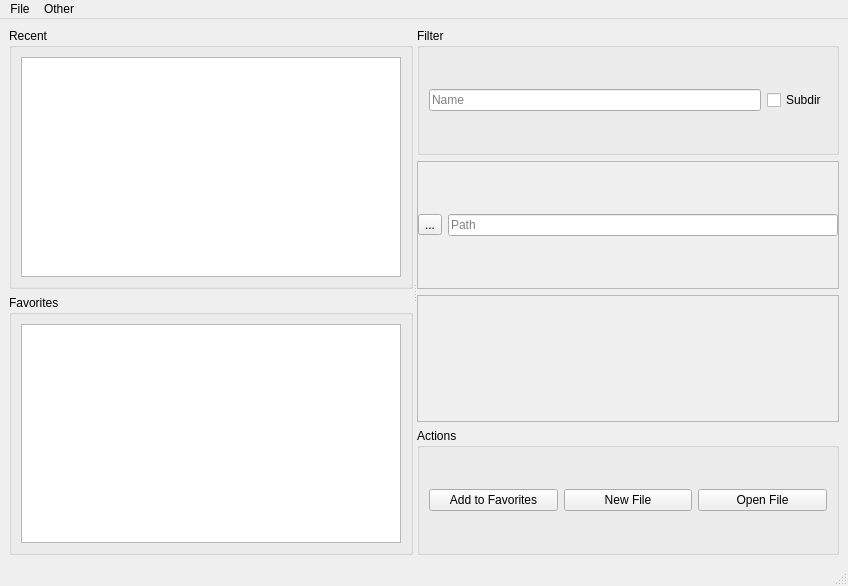
<?xml version="1.0" encoding="UTF-8"?>
<ui version="4.0">
 <class>MainWindow</class>
 <widget class="QMainWindow" name="MainWindow">
  <property name="geometry">
   <rect>
    <x>0</x>
    <y>0</y>
    <width>848</width>
    <height>586</height>
   </rect>
  </property>
  <property name="windowTitle">
   <string>MainWindow</string>
  </property>
  <widget class="QWidget" name="centralwidget">
   <layout class="QHBoxLayout" name="horizontalLayout_5">
    <item>
     <widget class="QSplitter" name="splitter">
      <property name="orientation">
       <enum>Qt::Orientation::Horizontal</enum>
      </property>
      <widget class="QWidget" name="layoutWidget">
       <layout class="QVBoxLayout" name="verticalLayout_4">
        <item>
         <widget class="QGroupBox" name="groupBox_3">
          <property name="title">
           <string>Recent</string>
          </property>
          <layout class="QVBoxLayout" name="verticalLayout_3">
           <item>
            <widget class="QListWidget" name="recent_list"/>
           </item>
          </layout>
         </widget>
        </item>
        <item>
         <widget class="QGroupBox" name="groupBox">
          <property name="title">
           <string>Favorites</string>
          </property>
          <layout class="QVBoxLayout" name="verticalLayout">
           <item>
            <widget class="QListWidget" name="favorites_list"/>
           </item>
          </layout>
         </widget>
        </item>
       </layout>
      </widget>
      <widget class="QWidget" name="layoutWidget">
       <layout class="QVBoxLayout" name="verticalLayout_2">
        <item>
         <widget class="QGroupBox" name="groupBox_4">
          <property name="title">
           <string>Filter</string>
          </property>
          <layout class="QHBoxLayout" name="horizontalLayout_3">
           <item>
            <widget class="QLineEdit" name="filter">
             <property name="placeholderText">
              <string>Name</string>
             </property>
            </widget>
           </item>
           <item>
            <widget class="QCheckBox" name="subdir">
             <property name="text">
              <string>Subdir</string>
             </property>
            </widget>
           </item>
          </layout>
         </widget>
        </item>
        <item>
         <widget class="QFrame" name="frame">
          <property name="frameShape">
           <enum>QFrame::Shape::StyledPanel</enum>
          </property>
          <property name="frameShadow">
           <enum>QFrame::Shadow::Raised</enum>
          </property>
          <layout class="QHBoxLayout" name="horizontalLayout">
           <property name="leftMargin">
            <number>0</number>
           </property>
           <property name="topMargin">
            <number>0</number>
           </property>
           <property name="rightMargin">
            <number>0</number>
           </property>
           <property name="bottomMargin">
            <number>0</number>
           </property>
           <item>
            <widget class="QToolButton" name="up_dir">
             <property name="text">
              <string>...</string>
             </property>
             <property name="icon">
              <iconset resource="../../resources.qrc">
               <normaloff>:/valve_common/icons/tools/common/arrow_right_up.png</normaloff>:/valve_common/icons/tools/common/arrow_right_up.png</iconset>
             </property>
            </widget>
           </item>
           <item>
            <widget class="QLineEdit" name="path">
             <property name="placeholderText">
              <string>Path</string>
             </property>
            </widget>
           </item>
          </layout>
         </widget>
        </item>
        <item>
         <widget class="QFrame" name="filetree_container">
          <property name="frameShape">
           <enum>QFrame::Shape::StyledPanel</enum>
          </property>
          <property name="frameShadow">
           <enum>QFrame::Shadow::Raised</enum>
          </property>
          <layout class="QVBoxLayout" name="verticalLayout_5"/>
         </widget>
        </item>
        <item>
         <widget class="QGroupBox" name="groupBox_2">
          <property name="title">
           <string>Actions</string>
          </property>
          <layout class="QHBoxLayout" name="horizontalLayout_4">
           <item>
            <widget class="QPushButton" name="add_to_favorites">
             <property name="text">
              <string>Add to Favorites</string>
             </property>
             <property name="icon">
              <iconset resource="../../resources.qrc">
               <normaloff>:/valve_common/icons/tools/common/bookmark.png</normaloff>:/valve_common/icons/tools/common/bookmark.png</iconset>
             </property>
            </widget>
           </item>
           <item>
            <widget class="QPushButton" name="new_file">
             <property name="text">
              <string>New File</string>
             </property>
             <property name="icon">
              <iconset resource="../../resources.qrc">
               <normaloff>:/valve_common/icons/tools/common/new.png</normaloff>:/valve_common/icons/tools/common/new.png</iconset>
             </property>
            </widget>
           </item>
           <item>
            <widget class="QPushButton" name="open_file">
             <property name="text">
              <string>Open File</string>
             </property>
             <property name="icon">
              <iconset resource="../../resources.qrc">
               <normaloff>:/valve_common/icons/tools/common/open.png</normaloff>:/valve_common/icons/tools/common/open.png</iconset>
             </property>
            </widget>
           </item>
          </layout>
         </widget>
        </item>
       </layout>
      </widget>
     </widget>
    </item>
   </layout>
  </widget>
  <widget class="QMenuBar" name="menubar">
   <property name="geometry">
    <rect>
     <x>0</x>
     <y>0</y>
     <width>848</width>
     <height>33</height>
    </rect>
   </property>
   <widget class="QMenu" name="menuSetting">
    <property name="title">
     <string>File</string>
    </property>
    <addaction name="actionNew_file"/>
    <addaction name="actionOpen_file"/>
    <addaction name="actionAdd_To_Favorites"/>
   </widget>
   <widget class="QMenu" name="menuOther">
    <property name="title">
     <string>Other</string>
    </property>
    <addaction name="actionClear_All_Recent"/>
    <addaction name="actionClear_All_Favorites"/>
    <addaction name="actionOpen_current_path_in_Explorer"/>
   </widget>
   <addaction name="menuSetting"/>
   <addaction name="menuOther"/>
  </widget>
  <widget class="QStatusBar" name="statusbar"/>
  <action name="actionNew_file">
   <property name="icon">
    <iconset resource="../../resources.qrc">
     <normaloff>:/valve_common/icons/tools/common/new.png</normaloff>:/valve_common/icons/tools/common/new.png</iconset>
   </property>
   <property name="text">
    <string>New file</string>
   </property>
  </action>
  <action name="actionOpen_file">
   <property name="icon">
    <iconset resource="../../resources.qrc">
     <normaloff>:/valve_common/icons/tools/common/open.png</normaloff>:/valve_common/icons/tools/common/open.png</iconset>
   </property>
   <property name="text">
    <string>Open file</string>
   </property>
  </action>
  <action name="actionAdd_To_Favorites">
   <property name="icon">
    <iconset resource="../../resources.qrc">
     <normaloff>:/valve_common/icons/tools/common/bookmark.png</normaloff>:/valve_common/icons/tools/common/bookmark.png</iconset>
   </property>
   <property name="text">
    <string>Add To Favorites</string>
   </property>
  </action>
  <action name="actionClear_All_Recent">
   <property name="icon">
    <iconset resource="../../resources.qrc">
     <normaloff>:/valve_common/icons/tools/common/clear_list_sm.png</normaloff>:/valve_common/icons/tools/common/clear_list_sm.png</iconset>
   </property>
   <property name="text">
    <string>Clear All Recent</string>
   </property>
  </action>
  <action name="actionClear_All_Favorites">
   <property name="icon">
    <iconset resource="../../resources.qrc">
     <normaloff>:/valve_common/icons/tools/common/clear_list_sm.png</normaloff>:/valve_common/icons/tools/common/clear_list_sm.png</iconset>
   </property>
   <property name="text">
    <string>Clear All Favorites</string>
   </property>
  </action>
  <action name="actionOpen_current_path_in_Explorer">
   <property name="icon">
    <iconset resource="../../resources.qrc">
     <normaloff>:/valve_common/icons/tools/common/open.png</normaloff>:/valve_common/icons/tools/common/open.png</iconset>
   </property>
   <property name="text">
    <string>Open Current Folder In Explorer</string>
   </property>
  </action>
 </widget>
 <resources>
  <include location="../../resources.qrc"/>
 </resources>
 <connections>
  <connection>
   <sender>actionNew_file</sender>
   <signal>triggered()</signal>
   <receiver>new_file</receiver>
   <slot>click()</slot>
   <hints>
    <hint type="sourcelabel">
     <x>-1</x>
     <y>-1</y>
    </hint>
    <hint type="destinationlabel">
     <x>632</x>
     <y>532</y>
    </hint>
   </hints>
  </connection>
  <connection>
   <sender>actionAdd_To_Favorites</sender>
   <signal>triggered()</signal>
   <receiver>add_to_favorites</receiver>
   <slot>click()</slot>
   <hints>
    <hint type="sourcelabel">
     <x>-1</x>
     <y>-1</y>
    </hint>
    <hint type="destinationlabel">
     <x>500</x>
     <y>532</y>
    </hint>
   </hints>
  </connection>
 </connections>
</ui>
